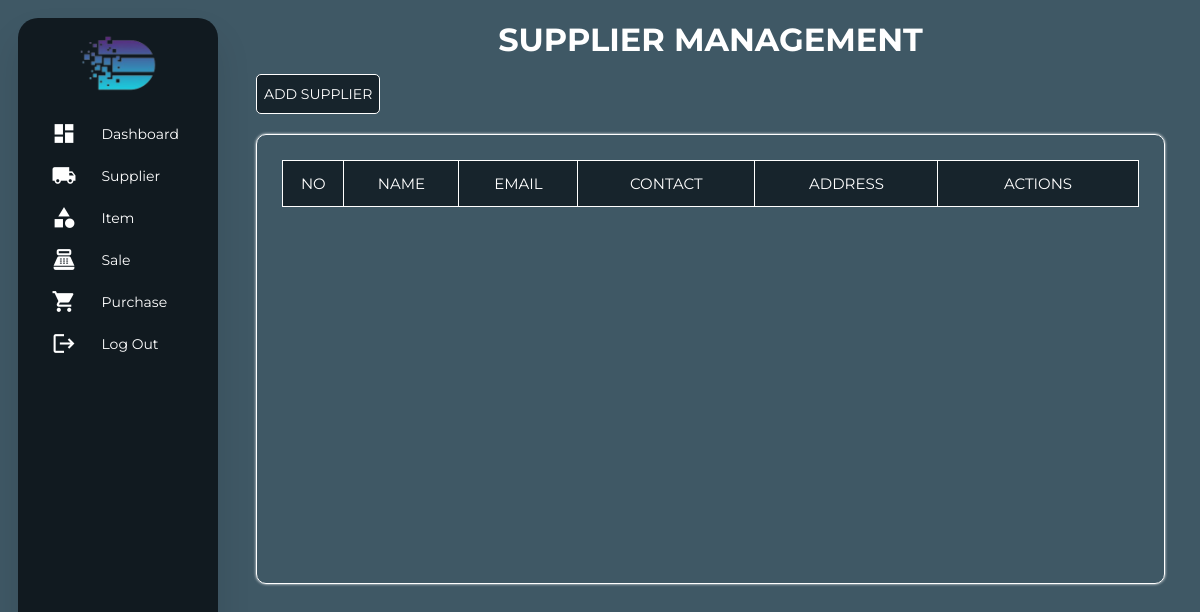
Page /view/viewSupplier.php (signed in) on the earlier database version.
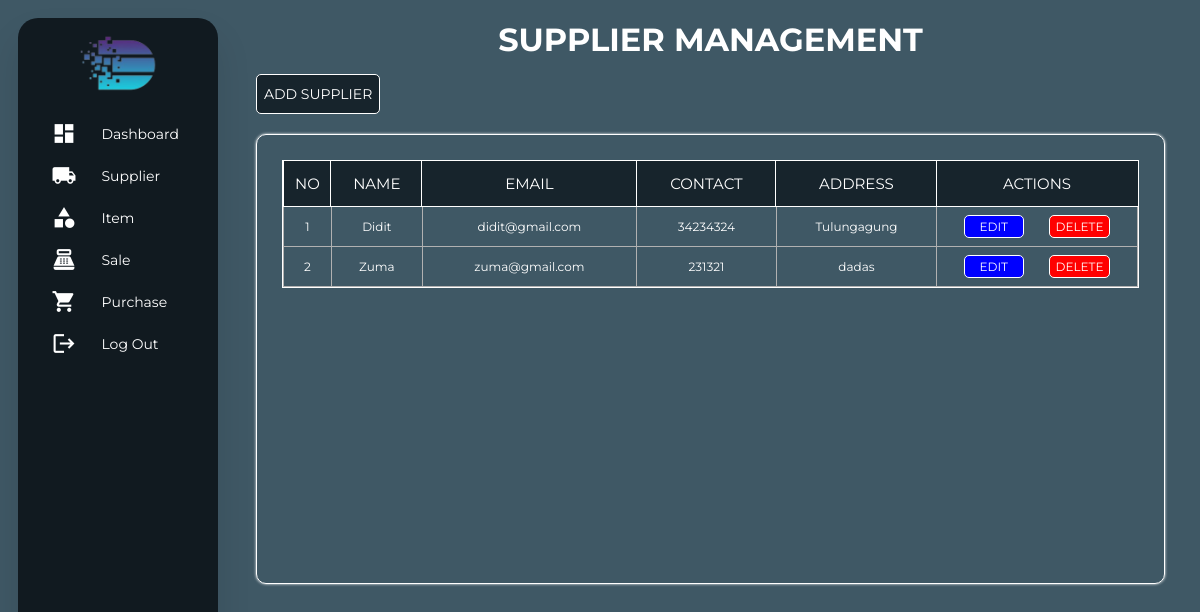
Same page on the later database version.
### tables this page shows
CREATE TABLE `supplier` (
  `id` int(100) NOT NULL,
  `name` varchar(100) NOT NULL,
  `email` varchar(100) NOT NULL,
  `contact` varchar(100) NOT NULL,
  `address` varchar(100) NOT NULL
);

### repository/getAllData.php (called while the page is built, shortened)
<?php
require_once "../model/supplierModel.php";
function getAllSupplier(): array
{
    $connection = getConnection();
    $sql = "SELECT * FROM supplier";
    $result = $connection ->query($sql);
    $array = [];
    while ($row = $result->fetch())
        $array[] = new Supplier(
            id: $row["id"],
            name: $row["name"],
            email: $row["email"],
            contact: $row["contact"],
            address: $row["address"]
        );
    return $array;
}

### model/supplierModel.php (called while the page is built, shortened)
<?php
class Supplier
{
    private int $id;
    private string $name;
    private string $email;
    private string $contact;
    private string $address;
    public function __construct(?int $id, string $name, string $email, string $contact, string $address)
    {
        $this->id = $id ?? 0;
        $this->name = $name;
        $this->email = $email;
        $this->contact = $contact;
        $this->address = $address;
    }
    public function getId(): int
    {
        return $this->id;
    }
    public function getName(): string
    {
        return $this->name;
    }
    public function getEmail(): string
    {
        return $this->email;
    }
    public function getContact(): string
    {
        return $this->contact;
    }
    public function getAddress(): string
    {
        return $this->address;
    }
}

### view/viewSupplier.php (the view, shortened to what the changed rows need)
<?php
require_once "../repository/getAllData.php";
$data = getAllSupplier();
?>
<!DOCTYPE html>
    <html lang="en">
    <head>
        <link rel="stylesheet" href="../assets/style/styleSupplier.css">
    </head>
    <body>
        <div class="container">
            <div class="content-container">
                <div class="header">
                    <h1>SUPPLIER MANAGEMENT</h1>
                </div>
                <div class="outer-wrapper">
                    <div class="table-wrapper">
                        <table>
                            <tr>
                                <th>NO</th>
                                <th>NAME</th>
                                <th>EMAIL</th>
                                <th>CONTACT</th>
                                <th>ADDRESS</th>
                                <th class="change">ACTIONS</th>
                            </tr>
                            <?php
                            $counter = 1;
                            foreach ($data as $supplier) { ?>
                                <tr>
                                    <td><?= $counter ?></td>
                                    <td><?= $supplier->getName()?></td>
                                    <td><?= $supplier->getEmail()?></td>
                                    <td><?= $supplier->getContact()?></td>
                                    <td><?= $supplier->getAddress()?></td>
                                    <td>
                                        <div class="button-control">
                                            <a href="#" class="button-edit" data-id="<?=$supplier->getId()?>" data-name="<?= $supplier->getName()?>" data-email="<?= $supplier->getEmail()?>" data-contact="<?= $supplier->getContact()?>" data-address="<?= $supplier->getAddress()?>">EDIT</a>
                                            <a href="../repository/supplier/deleteSupplier.php?id=<?= $supplier->getId() ?>" class="button-delete">DELETE</a>
                                        </div>
                                    </td>
                                </tr>
                                <?php $counter++;
                            } ?>
                        </table>
                    </div>
                </div>
            </div>
        </div>
    </body>
</html>

Differences in the rows shown:
added supplier: name "Didit", email "didit@gmail.com", contact "34234324", address "Tulungagung"
added supplier: name "Zuma", email "zuma@gmail.com", contact "231321", address "dadas"
